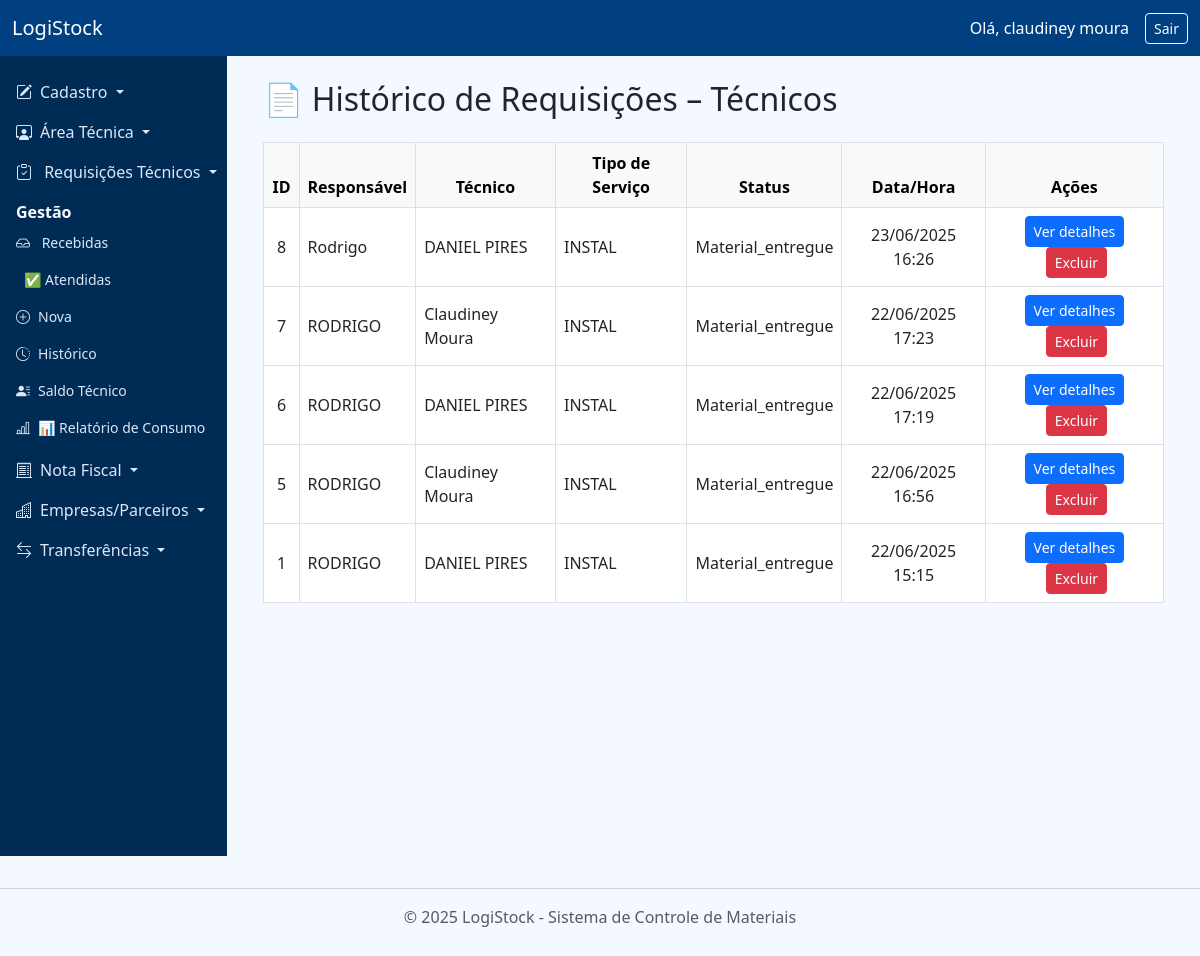
Screenshot of /requisicoes_tecnicos/historico (signed in) with the database file from the repository.
### app/models.py (models this page shows, shortened)
class Usuario(db.Model, UserMixin):
    __tablename__ = 'usuarios'
    id = db.Column(db.Integer, primary_key=True)
    nome = db.Column(db.String(150), nullable=False)
    email = db.Column(db.String(120), unique=True, nullable=False)
    senha_hash = db.Column(db.String(255), nullable=False)
    perfil = db.Column(db.String(50), nullable=False)
    status = db.Column(db.String(20), default='Ativo')

class RequisicaoTecnico(db.Model):
    __tablename__ = 'requisicoes_tecnicos'
    id = db.Column(db.Integer, primary_key=True)
    solicitante_responsavel = db.Column(db.String(100), nullable=False)
    solicitante_tecnico = db.Column(db.String(100), nullable=False)
    solicitante_tecnico_id = db.Column(db.Integer, db.ForeignKey('tecnicos.id'))
    tecnico_rel = db.relationship('Tecnico', foreign_keys=[solicitante_tecnico_id])
    tipo_servico = db.Column(db.String(100), nullable=False)
    data_hora = db.Column(db.DateTime, default=datetime.utcnow)
    observacao = db.Column(db.Text)
    status = db.Column(db.String(20), default="Pendente")
    observacao_estoque = db.Column(db.Text)
    itens = db.relationship("RequisicaoTecnicoItem", backref="requisicao", lazy=True, cascade="all, delete-orphan")

### app/routes/requisicoes_tecnicos.py (the view)
@bp_requisicoes_tecnicos.route("/historico")
@login_required
def historico():
    requisicoes = (
        RequisicaoTecnico.query.order_by(RequisicaoTecnico.data_hora.desc()).all()
    )
    return render_template(
        "requisicoes_tecnicos/historico_requisicoes.html", requisicoes=requisicoes
    )

### app/routes/auth.py (called while the page is built)
@login_manager.user_loader
def load_user(user_id):
    return Usuario.query.get(int(user_id))

### app/templates/requisicoes_tecnicos/historico_requisicoes.html (shortened to what this page needs)
{% extends "base.html" %}
{% block content %}
<div class="container">
  <h2 class="mb-4">
    {% if f_status == 'pendente' %}
      📥 Requisições Recebidas – Estoque
    {% else %}
      📄 Histórico de Requisições – Técnicos
    {% endif %}
  </h2>
  <table class="table table-bordered align-middle">
    <thead class="table-light text-center">
      <tr>
        <th>ID</th>
        <th>Responsável</th>
        <th>Técnico</th>
        <th>Tipo de Serviço</th>
        <th>Status</th>
        <th>Data/Hora</th>
        <th>Ações</th>
      </tr>
    </thead>
    <tbody>
      {% for req in requisicoes %}
        <tr>
          <td class="text-center">{{ req.id }}</td>
          <td>{{ req.solicitante_responsavel }}</td>
          <td>{{ req.solicitante_tecnico }}</td>
          <td>{{ req.tipo_servico }}</td>
          <td class="text-center text-capitalize">{{ req.status }}</td>
          <td class="text-center">{{ req.data_hora.strftime('%d/%m/%Y %H:%M') }}</td>
          <td class="text-center">
            <a href="{{ url_for('requisicoes_tecnicos.detalhes', requisicao_id=req.id) }}" class="btn btn-primary btn-sm">Ver detalhes</a>
            {% if current_user.perfil == 'admin' %}
              <form method="POST" action="{{ url_for('requisicoes_tecnicos.excluir', id=req.id) }}" style="display:inline;">
                <button type="submit" class="btn btn-danger btn-sm ms-1" onclick="return confirm('Tem certeza que deseja excluir esta requisição?')">Excluir</button>
              </form>
            {% endif %}
          </td>
        </tr>
      {% else %}
        <tr>
          <td colspan="7" class="text-center">Nenhuma requisição encontrada.</td>
        </tr>
      {% endfor %}
    </tbody>
  </table>
</div>
{% endblock %}

### app/templates/base.html (shortened to what this page needs)
<!DOCTYPE html>
<html lang="pt-br">
  <head>
    <link rel="stylesheet" href="https://cdn.jsdelivr.net/npm/bootstrap@5.3.0/dist/css/bootstrap.min.css" />
    <link rel="stylesheet" href="https://cdn.jsdelivr.net/npm/bootstrap-icons@1.10.5/font/bootstrap-icons.css" />
    <link rel="stylesheet" href="{{ url_for('static', filename='css/custom.css') }}">
  </head>
  <body>
    <nav class="navbar navbar-dark bg-dark">
      <div class="container-fluid">
        <a class="navbar-brand" href="/">LogiStock</a>
        {% if current_user.is_authenticated %}
          <div class="d-flex align-items-center text-white">
            <span class="me-3">Olá, {{ current_user.nome }}</span>
            <a href="{{ url_for('auth.logout') }}" class="btn btn-outline-light btn-sm">Sair</a>
          </div>
        {% else %}
          <div>
            <a href="{{ url_for('auth.login') }}" class="btn btn-outline-light btn-sm">Entrar</a>
          </div>
        {% endif %}
      </div>
    </nav>
    <div id="main-content">
      <nav id="sidebar" class="d-flex flex-column">
        <ul class="nav flex-column">
          <li class="nav-item">
            <a class="nav-link dropdown-toggle" href="#cadastroSubmenu" data-bs-toggle="collapse" role="button" aria-expanded="false" aria-controls="cadastroSubmenu">
              <i class="bi bi-pencil-square me-2"></i>Cadastro
            </a>
          </li>
            <li class="nav-item">
              <a class="nav-link dropdown-toggle" href="#areaTecnicaSubmenu" data-bs-toggle="collapse" role="button" aria-expanded="false" aria-controls="areaTecnicaSubmenu">
                <i class="bi bi-person-workspace me-2"></i>Área Técnica
              </a>
            </li>
<li class="nav-item">
  <a
    class="nav-link dropdown-toggle"
    href="#requisicoesTecnicosSubmenu"
    data-bs-toggle="collapse"
    role="button"
    aria-expanded="false"
    aria-controls="requisicoesTecnicosSubmenu"
  >
    {% if requisicoes_tecnicos_pendentes > 0 %}
      <i class="bi bi-person-exclamation me-2 text-danger"></i>
    {% else %}
      <i class="bi bi-clipboard-check me-2"></i>
    {% endif %}
    Requisições Técnicos
  </a>
  <div class="collapse show" id="requisicoesTecnicosSubmenu">
    <div class="menu-header">Gestão</div>
    <ul class="btn-toggle-nav list-unstyled fw-normal pb-1 small">
      {% if current_user.perfil in ['estoque', 'admin'] %}
      <li>
        <a class="nav-link px-3" href="{{ url_for('requisicoes_tecnicos.recebidas') }}">
          {% if requisicoes_tecnicos_pendentes > 0 %}
            <i class="bi bi-person-exclamation me-2 text-danger"></i>
          {% else %}
            <i class="bi bi-inbox me-2"></i>
          {% endif %}
          Recebidas
        </a>
      </li>
      {% endif %}
      {% if current_user.perfil in ['estoque', 'admin', 'tecnico'] %}
      <li>
        <a class="nav-link px-3" href="{{ url_for('requisicoes_tecnicos.atendidas') }}">
          ✅ Atendidas
        </a>
      </li>
      {% endif %}
      <li>
        <a href="{{ url_for('requisicoes_tecnicos.nova_requisicao') }}" class="nav-link px-3">
          <i class="bi bi-plus-circle me-2"></i>Nova
        </a>
      </li>
      <li>
        <a href="{{ url_for('requisicoes_tecnicos.historico') }}" class="nav-link px-3">
          <i class="bi bi-clock-history me-2"></i>Histórico
        </a>
      </li>
      <li>
        <a class="nav-link px-3" href="{{ url_for('saldo_tecnico.exibir_saldo') }}">
          <i class="bi bi-person-lines-fill me-2"></i>Saldo Técnico
        </a>
      </li>
      {% if current_user.perfil in ['admin', 'estoque'] %}
<li>
  <a class="nav-link px-3" href="{{ url_for('requisicoes_tecnicos.relatorio_consumo') }}">
    <i class="bi bi-bar-chart-line me-2"></i>📊 Relatório de Consumo
  </a>
</li>
{% endif %}
    </ul>
  </div>
</li>
          <li class="nav-item">
            <a
              class="nav-link dropdown-toggle"
              href="#notaFiscalSubmenu"
              data-bs-toggle="collapse"
              role="button"
              aria-expanded="false"
              aria-controls="notaFiscalSubmenu"
            >
              <i class="bi bi-receipt-cutoff me-2"></i>Nota Fiscal
            </a>
          </li>
          <li class="nav-item">
            <a
              class="nav-link dropdown-toggle"
              href="#empresasSubmenu"
              data-bs-toggle="collapse"
              role="button"
              aria-expanded="false"
              aria-controls="empresasSubmenu"
            >
              <i class="bi bi-buildings me-2"></i>Empresas/Parceiros
            </a>
          </li>
          <li class="nav-item">
            <a
              class="nav-link dropdown-toggle"
              href="#transferenciasSubmenu"
              data-bs-toggle="collapse"
              role="button"
              aria-expanded="false"
              aria-controls="transferenciasSubmenu"
            >
              <i class="bi bi-arrow-left-right me-2"></i>Transferências
            </a>
          </li>
        </ul>
      </nav>
      <div class="flex-grow-1 p-4">
        {% block content %}{% endblock %}
      </div>
    </div>
    <footer class="text-center text-muted py-3 mt-auto">
      <hr />
      <p>&copy; 2025 LogiStock - Sistema de Controle de Materiais</p>
    </footer>
  </body>
</html>

### app/static/css/custom.css (style rules this page uses)
body { background-color: #f4f9ff; font-family: 'Segoe UI', sans-serif; }
#sidebar { background-color: #002b55 !important; }
#sidebar .nav-link, #sidebar .dropdown-item { color: #dce7f7; }
.navbar { background-color: #004080 !important; color: white; }
.navbar .navbar-brand, .navbar .nav-link, .navbar span { color: white; font-weight: 500; }

### app/templates/base.html (style rules this page uses)
body { display: flex; min-height: 100vh; flex-direction: column; margin: 0; }
#main-content { flex: 1; display: flex; }
#sidebar { min-width: 220px; background-color: #002b55; color: white; padding-top: 1rem; min-height: 100vh; }
#sidebar .nav-link, #sidebar .dropdown-item { color: #dce7f7; }
.menu-header { color: #f9fafb; font-weight: bold; padding: 0.5rem 1rem 0 1rem; }
.nav-link i { margin-right: 0.5rem; }

### rows the page displays
Usuario: nome "claudiney moura"
RequisicaoTecnico: id "8", solicitante_responsavel "Rodrigo", solicitante_tecnico "DANIEL PIRES", tipo_servico "INSTAL", status "Material_entregue", data_hora "23/06/2025 16:26"
RequisicaoTecnico: id "7", solicitante_responsavel "RODRIGO", solicitante_tecnico "Claudiney Moura", tipo_servico "INSTAL", status "Material_entregue", data_hora "22/06/2025 17:23"
RequisicaoTecnico: id "6", solicitante_responsavel "RODRIGO", solicitante_tecnico "DANIEL PIRES", tipo_servico "INSTAL", status "Material_entregue", data_hora "22/06/2025 17:19"
RequisicaoTecnico: id "5", solicitante_responsavel "RODRIGO", solicitante_tecnico "Claudiney Moura", tipo_servico "INSTAL", status "Material_entregue", data_hora "22/06/2025 16:56"
RequisicaoTecnico: id "1", solicitante_responsavel "RODRIGO", solicitante_tecnico "DANIEL PIRES", tipo_servico "INSTAL", status "Material_entregue", data_hora "22/06/2025 15:15"
